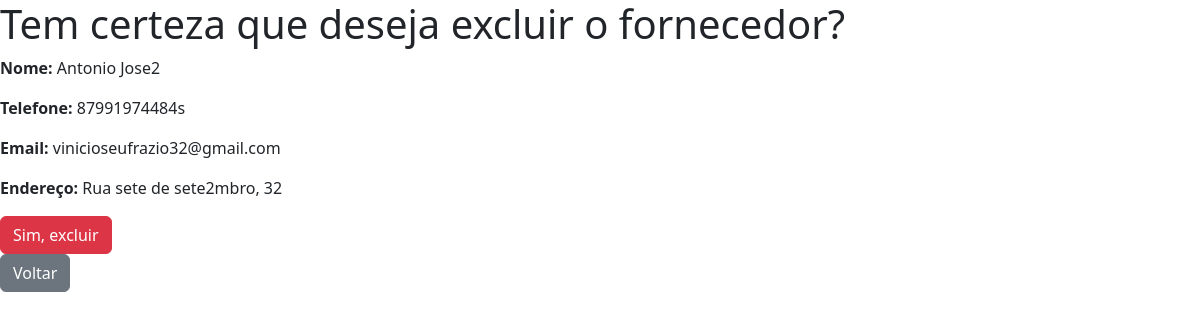
/fornecedor/deletar/1/, run on the app's committed database.
### estoque/models.py (models this page shows, shortened)
class Fornecedor(models.Model):
    id = models.AutoField(primary_key=True)
    nome = models.CharField(max_length=100)
    telefone = models.CharField(max_length=15)
    email = models.EmailField(max_length=255)
    endereco = models.CharField(max_length=200)

### estoque/views.py (the view)
# urls.py: path('fornecedor/deletar/<int:id>/', views.deletar_fornecedor, name='deletar_fornecedor'),
def deletar_fornecedor(request, id):
    fornecedor = get_object_or_404(Fornecedor, id=id)
    if request.method == 'POST':
        fornecedor.delete()
        return redirect('listar_fornecedores')
    return render(request, 'fornecedor/deletar_fornecedor.html', {'fornecedor': fornecedor})

### estoque/templates/fornecedor/deletar_fornecedor.html (shortened to what this page needs)
<!DOCTYPE html>
<html lang="pt-br">
<head>
    <link href="https://cdn.jsdelivr.net/npm/bootstrap@5.3.3/dist/css/bootstrap.min.css" rel="stylesheet"
>
</head>
<body>
    <h1>Tem certeza que deseja excluir o fornecedor?</h1>
    <p><strong>Nome:</strong> {{ fornecedor.nome }}</p>
    <p><strong>Telefone:</strong> {{ fornecedor.telefone }}</p>
    <p><strong>Email:</strong> {{ fornecedor.email }}</p>
    <p><strong>Endereço:</strong> {{ fornecedor.endereco }}</p>
    <form method="POST">
        <button type="submit" class="btn btn-danger">Sim, excluir</button>
    </form>
    <a href="{% url 'listar_fornecedores' %}" class="btn btn-secondary">Voltar</a>
</body>
</html>

### data on the page
Fornecedor: nome "Antonio Jose2", telefone "87991974484s", email "vinicioseufrazio32@gmail.com", endereco "Rua sete de sete2mbro, 32"
